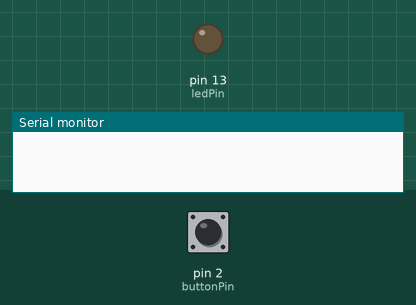
Simulated run of this sketch. Board: Arduino Uno, built with avr-gcc and run on an emulated ATmega328P. On the bench: output pins drawn as LEDs (lit = HIGH), the last lines printed to the serial monitor. The test bench sets the inputs (shaded band); at power-on: pin 2 (buttonPin) HIGH. EEPROM starts erased.

Above: at 1.2 s.
1.3 s: pin 2 (buttonPin) pulled LOW for 0.15 s
At 2.1 s:
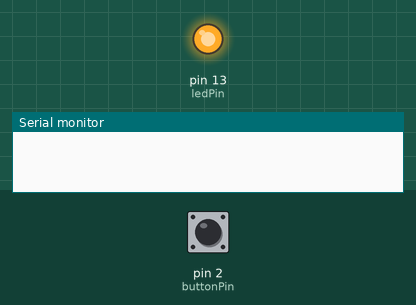
3.8 s: pin 2 (buttonPin) pulled LOW for 3.2 s
At 7.7 s:
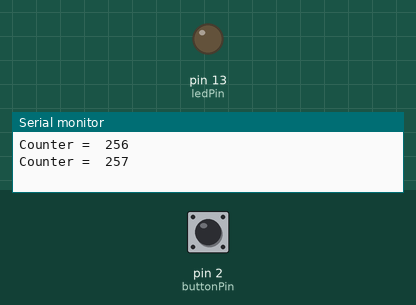
Timing chart, 0 to 9.2 s (numbered marks = the images above; inputs shaded):
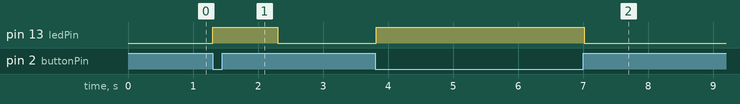

Measured:
- after the input at 1.3 s, pin 13 (ledPin): LOW → HIGH at once, → LOW 1.0 s later
- after the input at 3.8 s, pin 13 (ledPin): LOW → HIGH at once, → LOW 3.2 s later

The sketch:

EEPROM_library.ino
```cpp
//Using EEPROM library
//Date: 22-08-2021
//Yash Agrawal

#include <EEPROM.h>

int ledPin = 13;
int buttonPin = 2;

int lastButtonState = 1;
int lastPress;
int debounceTime = 20;
int counter;

void setup()
{
  pinMode(ledPin,OUTPUT);
  pinMode(buttonPin,INPUT_PULLUP);
  Serial.begin(9600);
  counter = EEPROM.read(0);
  EEPROM.write(0,0);
}

void loop()
{

  int buttonState = digitalRead(buttonPin);
  if(millis() - lastPress > debounceTime)
  {
    lastPress = millis();
    if(buttonState == 0 && lastButtonState == 1)
    {
      counter++;
      EEPROM.write(0,counter);
      digitalWrite(ledPin,HIGH);
      delay(1000);
      lastButtonState = 0;

      Serial.print("Counter =  ");
      Serial.println(counter);
    }

    if(buttonState == 1 && lastButtonState == 0)
    {
      lastButtonState = 1;
      digitalWrite(ledPin,LOW);
    }

  }

}
```
